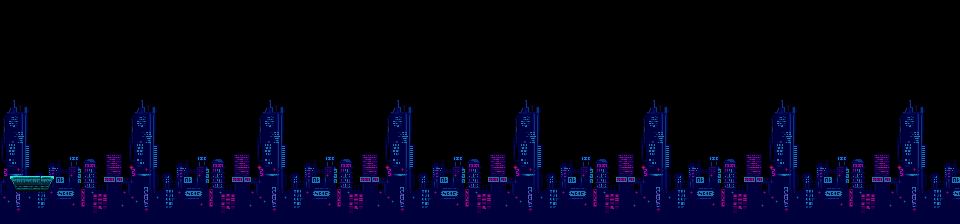

A 2D game scene composited from a Tiled map and its tileset images. What follows is a short description and the map's XML, with every tile layer's data as written:
An orthogonal 30x7 tile map with 32x32 px tiles, 2 tile layers (Buildings, Sol), 1 hidden layer not drawn, 3 tilesets and 2 objects.

<map version="1.5" tiledversion="1.7.2" orientation="orthogonal" renderorder="right-down" width="30" height="7" tilewidth="32" tileheight="32" infinite="0" nextlayerid="9" nextobjectid="20">
 <tileset firstgid="1" name="tileset" tilewidth="32" tileheight="32" tilecount="96" columns="12">
  <image source="Assets/ENVIRONMENT/tileset.png" width="384" height="256" />
 </tileset>
 <tileset firstgid="97" name="buildings-bg" tilewidth="144" tileheight="124" tilecount="1" columns="1">
  <image source="Assets/ENVIRONMENT/background/buildings-bg.png" width="144" height="124" />
 </tileset>
 <tileset firstgid="98" name="near-buildings-bg" tilewidth="32" tileheight="32" tilecount="90" columns="15">
  <image source="Assets/ENVIRONMENT/background/near-buildings-bg.png" width="493" height="209" />
 </tileset>
 <layer id="1" name="Buildings" width="30" height="7">
  <data encoding="csv">
0,0,0,0,0,0,0,0,0,0,0,0,0,0,0,0,0,0,0,0,0,0,0,0,0,0,0,0,0,0,
0,0,0,0,0,0,0,0,0,0,0,0,0,0,0,0,0,0,0,0,0,0,0,0,0,0,0,0,0,0,
0,0,0,0,0,0,0,0,0,0,0,0,0,0,0,0,0,0,0,0,0,0,0,0,0,0,0,0,0,0,
0,0,0,0,0,0,0,0,0,0,0,0,0,0,0,0,0,0,0,0,0,0,0,0,0,0,0,0,0,0,
0,0,0,0,0,0,0,0,0,0,0,0,0,0,0,0,0,0,0,0,0,0,0,0,0,0,0,0,0,0,
0,0,0,0,0,0,0,0,0,0,0,0,0,0,0,0,0,0,0,0,0,0,0,0,0,0,0,0,0,0,
97,0,0,0,97,0,0,0,97,0,0,0,97,0,0,0,97,0,0,0,97,0,0,0,97,0,0,0,97,0
</data>
 </layer>
 <layer id="3" name="Near Buildings" width="30" height="7" visible="0" locked="1" offsetx="1" offsety="31">
  <data encoding="csv">
101,102,103,0,0,0,0,104,105,106,107,108,109,0,0,0,0,0,0,0,101,102,103,0,0,0,0,0,0,0,
116,117,118,0,113,114,115,119,120,121,122,123,124,0,126,127,0,0,0,0,116,117,118,0,0,0,0,0,0,0,
131,132,133,0,128,129,130,134,135,136,137,138,139,0,141,142,0,0,0,0,131,132,133,104,105,106,107,108,109,110,
146,147,148,0,143,144,145,149,150,151,152,153,154,0,156,157,0,0,0,0,146,147,148,119,120,121,122,123,124,125,
161,162,163,0,158,159,160,164,165,166,167,168,169,0,171,172,0,0,0,0,161,162,163,134,135,136,137,138,139,140,
176,177,178,0,173,174,175,179,180,181,182,183,184,0,186,187,0,0,0,0,176,177,178,149,150,151,152,153,154,155,
0,0,0,0,0,0,0,0,0,0,0,0,0,0,0,0,0,0,0,0,0,0,0,0,0,0,0,0,0,0
</data>
 </layer>
 <layer id="4" name="Sol" width="30" height="7" locked="1">
  <data encoding="csv">
0,0,0,0,0,0,0,0,0,0,0,0,0,0,0,0,0,0,0,0,0,0,0,0,0,0,0,0,0,0,
0,0,0,0,0,0,0,0,0,0,0,0,0,0,0,0,0,0,0,0,0,0,0,0,0,0,0,0,0,0,
0,0,0,0,0,0,0,0,0,0,0,0,0,0,0,0,0,0,0,0,0,0,0,0,0,0,0,0,0,0,
0,0,0,0,0,0,0,0,0,0,0,0,0,0,0,0,0,0,0,0,0,0,0,0,0,0,0,0,0,0,
0,0,0,0,0,0,0,0,0,0,0,0,0,0,0,0,0,0,0,0,0,0,0,0,0,0,0,0,0,0,
64,65,0,0,0,0,0,0,0,0,0,0,0,0,0,0,0,0,0,0,0,0,0,0,0,0,0,0,0,0,
0,0,0,0,0,0,0,0,0,0,0,0,0,0,0,0,0,0,0,0,0,0,0,0,0,0,0,0,0,0
</data>
 </layer>
 <objectgroup id="8" name="sol test">
  <object id="14" x="10" y="176" width="43" height="14" />
  <object id="19" x="751" y="517" />
 </objectgroup>
</map>
